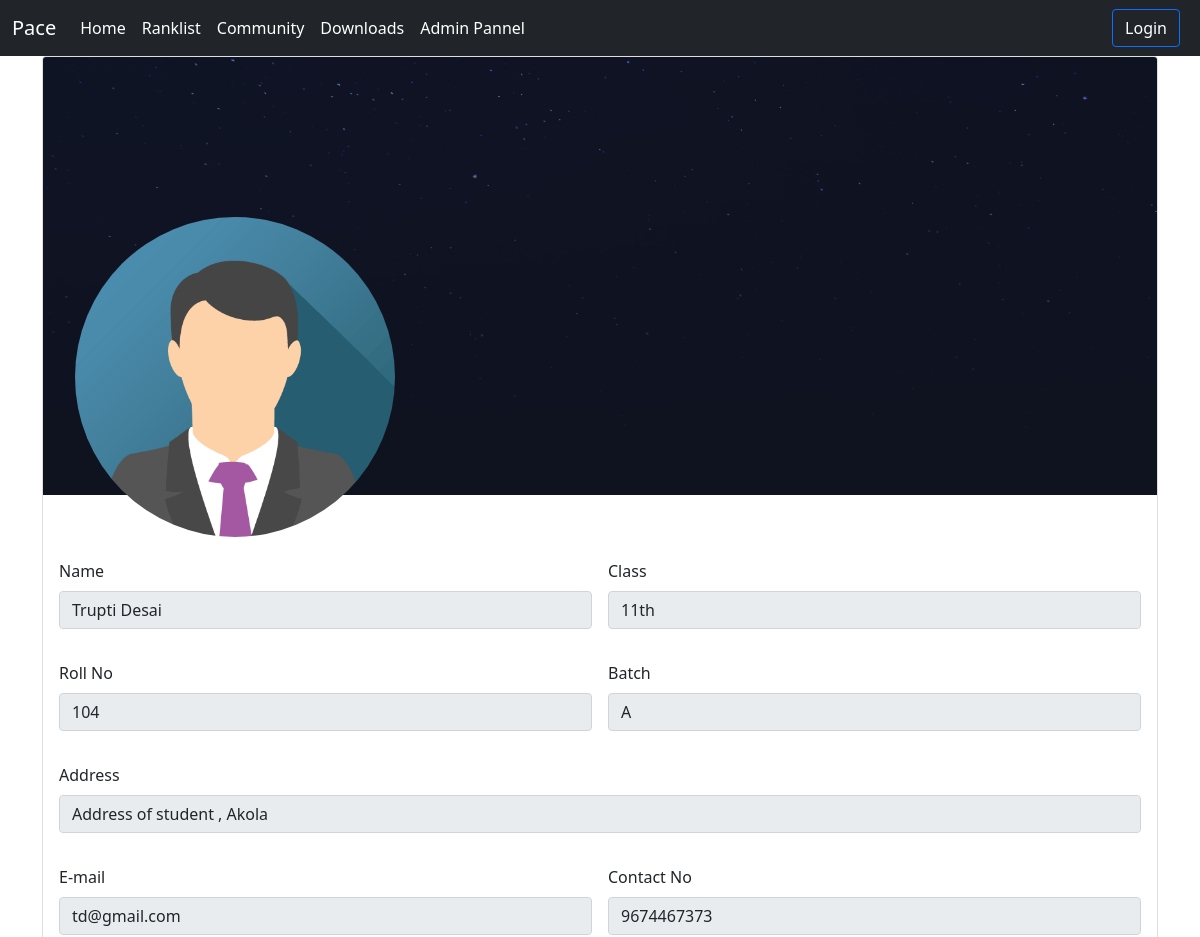
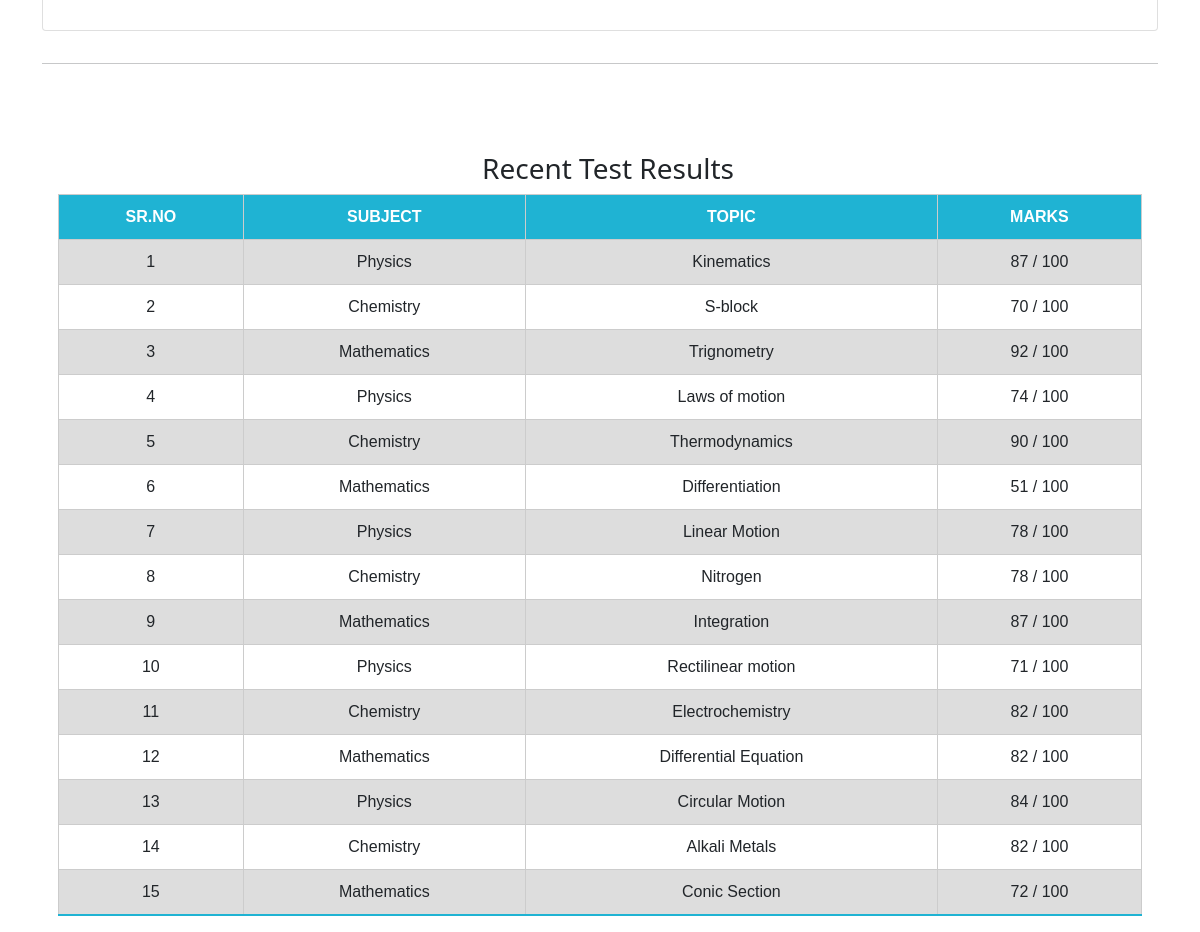
The app's page /student/showStudent/6/ with its own data (2 pictures, top to bottom).
### student/models.py (models this page shows, shortened)
class Student(models.Model):
    user = models.OneToOneField(User, on_delete=models.CASCADE, null=True)
    name = models.CharField(max_length=200)
    stu_class = models.ForeignKey(Student_Class, on_delete=models.CASCADE,null=True)
    rollNo = models.IntegerField(default=0)
    batch = models.CharField(max_length=10)
    contact = models.CharField(max_length=100)
    address = models.CharField(max_length=300)
    email = models.CharField(max_length=100)
    image = models.ImageField(
        upload_to="profile", null=True, blank=True, default="stars.png")

class Student_Class(models.Model):
    stu_class = models.CharField(
        max_length=50, choices=CLASS_CHOICES, null=True)
    def __str__(self):
        return self.stu_class

class Subject(models.Model):
    subject = models.CharField(
        max_length=50, choices=SUBJECT_CHOICES, null=True)
    def __str__(self):
        return self.subject

### result/models.py (models this page shows)
class ExamResult(models.Model):
    exam = models.ForeignKey(Exam, on_delete=models.SET_NULL, null=True)
    student = models.ForeignKey(Student, on_delete=models.SET_NULL, null=True)
    marks_obtained = models.IntegerField()

### exam/models.py (models this page shows, shortened)
class Exam(models.Model):
    topic = models.CharField(max_length=200)
    subject = models.ForeignKey(Subject, on_delete=models.CASCADE)
    total_marks = models.IntegerField()
    student = models.ManyToManyField(Student)

### student/views.py (the view)
# urls.py: path("showStudent/<int:pk>/", views.show_student, name="show_student"),
def show_student(request, pk):
    student = Student.objects.get(id=pk)
    examresults = student.examresult_set.all()
    context = {'student': student, 'examresults': examresults}
    return render(request, "student/show_student.html", context)

### student/templates/student/show_student.html
{% extends 'home/base.html' %}
{% load static %}
{% block content %}
<div class="container">
    <div class="row">
        <div class="col-md-12">
            <div class="card mb-3">
                <img src="{% static 'images/stars.png' %}" class="card-img-top" alt="..." style="position: relative;">
                <div class="profile-wrapper" style="position: absolute;
                border-radius: 50%;
                top: 10rem;left: 2rem;
                ">
                    <img src="{{student.image.url}}" alt="" style="border-radius: 50%; width:20rem; height:20rem;">
                </div>
                <div class="card-body mt-5" style="top: 5rem;">
                    <form class="row g-3">
                        <div class="col-md-6 mb-3">
                            <label for="name" class="form-label">Name</label>
                            <input type="text" class="form-control" id="name" value="{{student.name}}" readonly>
                        </div>
                        <div class="col-md-6 mb-3">
                            <label for="class" class="form-label">Class</label>
                            <input type="text" class="form-control" id="class" value="{{student.stu_class}}" readonly>
                        </div>
                        <div class=" col-md-6 mb-3">
                            <label for="rollno" class="form-label">Roll No</label>
                            <input type="text" class="form-control" id="rollno" value="{{student.rollNo}}" readonly>
                        </div>
                        <div class="col-md-6 mb-3">
                            <label for="batch" class="form-label">Batch</label>
                            <input type="text" class="form-control" id="batch" value="{{student.batch}}" readonly>
                        </div>
                        <div class="col-12 mb-3">
                            <label for="address" class="form-label">Address </label>
                            <input type="text" class="form-control" id="address" value="{{student.address}}" readonly>
                        </div>
                        <div class="col-md-6 mb-3">
                            <label for="email" class="form-label">E-mail </label>
                            <input type="email" class="form-control" id="email" value="{{student.email}}" readonly>
                        </div>
                        <div class="col-md-6 mb-3">
                            <label for="contact" class="form-label">Contact No</label>
                            <input type="text" class="form-control" id="contact" value="{{student.contact}}" readonly>
                        </div>
                    </form>
                </div>
            </div>
        </div>
    </div>
    <hr>
    <br>
    <br>
    <div class="row m-2 p-2">
        <h3 class="text-center m-2">Recent Test Results</h3>
        <table class="">
            <tr>
                <th>Sr.No</th>
                <th>Subject</th>
                <th>Topic</th>
                <th>Marks </th>
            </tr>
            {% for examresult in examresults %}
            <tr>
                <td>{{ forloop.counter }}</td>
                <td>{{examresult.exam.subject}}</td>
                <td>{{examresult.exam.topic}}</td>
                <td>{{examresult.marks_obtained}} / {{examresult.exam.total_marks}}</td>
            </tr>
            {% endfor %}
        </table>
    </div>
</div>
{% endblock content %}

### home/templates/home/base.html (style rules this page uses)
table { font-family: Verdana, Geneva, Tahoma, sans-serif; border-collapse: collapse; text-align: center; position: relative; top: 50%; left: 50%; transform: translate(-50%, 0%); width: 800px; height: 200px; border-radius: 5px 5px 0 0; }
tr { transition: all 0.2s ease-in-out; cursor: pointer; }
table td, table th { border: 1px solid #cccccc; padding: 10px 12px; }
table th { font-weight: bold; background-color: #1fb3d3; color: #fff; text-transform: uppercase; }
tr:nth-child(even) { background-color: #dddddd; }
tr:last-child { border-bottom: 2px solid #1fb3d3; }

### records on screen
Student: image (picture), name "Trupti Desai", stu_class "11th", rollNo "104", batch "A", address "Address of student , Akola", email "td@gmail.com", contact "9674467373"
ExamResult: exam.subject "Physics", exam.topic "Kinematics", marks_obtained "87", exam.total_marks "100"
ExamResult: exam.subject "Chemistry", exam.topic "S-block", marks_obtained "70", exam.total_marks "100"
ExamResult: exam.subject "Mathematics", exam.topic "Trignometry", marks_obtained "92", exam.total_marks "100"
ExamResult: exam.subject "Physics", exam.topic "Laws of motion", marks_obtained "74", exam.total_marks "100"
ExamResult: exam.subject "Chemistry", exam.topic "Thermodynamics", marks_obtained "90", exam.total_marks "100"
ExamResult: exam.subject "Mathematics", exam.topic "Differentiation", marks_obtained "51", exam.total_marks "100"
ExamResult: exam.subject "Physics", exam.topic "Linear Motion", marks_obtained "78", exam.total_marks "100"
ExamResult: exam.subject "Chemistry", exam.topic "Nitrogen", marks_obtained "78", exam.total_marks "100"
ExamResult: exam.subject "Mathematics", exam.topic "Integration", marks_obtained "87", exam.total_marks "100"
ExamResult: exam.subject "Physics", exam.topic "Rectilinear motion", marks_obtained "71", exam.total_marks "100"
ExamResult: exam.subject "Chemistry", exam.topic "Electrochemistry", marks_obtained "82", exam.total_marks "100"
ExamResult: exam.subject "Mathematics", exam.topic "Differential Equation", marks_obtained "82", exam.total_marks "100"
ExamResult: exam.subject "Physics", exam.topic "Circular Motion", marks_obtained "84", exam.total_marks "100"
ExamResult: exam.subject "Chemistry", exam.topic "Alkali Metals", marks_obtained "82", exam.total_marks "100"
ExamResult: exam.subject "Mathematics", exam.topic "Conic Section", marks_obtained "72", exam.total_marks "100"
